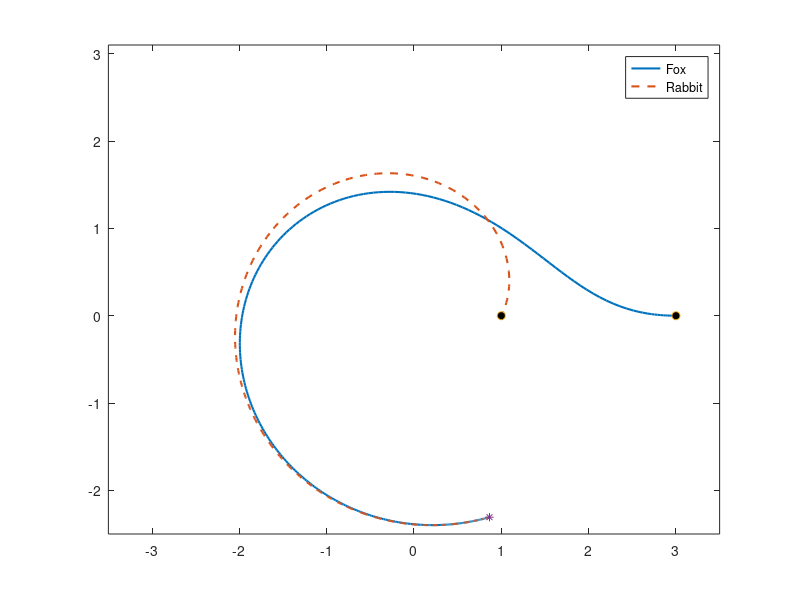

The MATLAB source for this figure:
function fox_rabbit
%FOX_RABBIT    Fox-rabbit pursuit simulation.
%   Uses relative speed parameter, k.

k = 1.1;
tspan = [0 10]; yzero = [3; 0];
options = odeset('RelTol',1e-6,'AbsTol',1e-6,'Events',@fox2_events);
[tfox,yfox,te,ye,ie] = ode45(@fox2,tspan,yzero,options);
LW = 'LineWidth';
plot(yfox(:,1),yfox(:,2),LW,1.5), hold on
plot(sqrt(1+tfox).*cos(tfox),sqrt(1+tfox).*sin(tfox),'--',LW,1.5)
plot([3 1],[0 0],'o','MarkerFaceColor','k')
plot(yfox(end,1),yfox(end,2),'*')
axis equal, axis([-3.5 3.5 -2.5 3.1])
legend('Fox','Rabbit'), hold off

    function yprime = fox2(t,y)
    %FOX2    Fox-rabbit pursuit simulation ODE.

    r = sqrt(1+t)*[cos(t); sin(t)];
    r_p = (0.5/sqrt(1+t)) * [cos(t)-2*(1+t)*sin(t); sin(t)+2*(1+t)*cos(t)];
    dist = max(norm(r-y),1e-6);
    factor = k*norm(r_p)/dist;
    yprime = factor*(r-y);

    end

end

function [value,isterminal,direction] = fox2_events(t,y)
%FOX2_EVENTS    Events function for fox2.
%   Locate when fox is close to rabbit.

r = sqrt(1+t)*[cos(t); sin(t)];
value = norm(r-y) - 1e-4;     % Fox close to rabbit.
isterminal = 1;               % Stop integration.
direction = -1;               % Value must be decreasing through zero.

end
